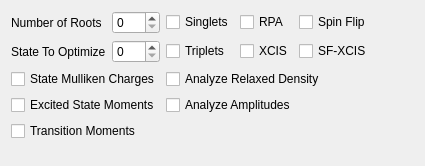
              <widget class="QWidget" name="pageCIS">
               <property name="geometry">
                <rect>
                 <x>0</x>
                 <y>0</y>
                 <width>425</width>
                 <height>166</height>
                </rect>
               </property>
               <attribute name="label">
                <string>CIS/TD-DFT</string>
               </attribute>
               <layout class="QVBoxLayout" name="verticalLayout_11">
                <item>
                 <layout class="QGridLayout" name="_3">
                  <item row="0" column="5">
                   <spacer>
                    <property name="orientation">
                     <enum>Qt::Horizontal</enum>
                    </property>
                    <property name="sizeHint" stdset="0">
                     <size>
                      <width>40</width>
                      <height>20</height>
                     </size>
                    </property>
                   </spacer>
                  </item>
                  <item row="0" column="0">
                   <widget class="QLabel" name="label_91">
                    <property name="text">
                     <string>Number of Roots</string>
                    </property>
                   </widget>
                  </item>
                  <item row="0" column="1">
                   <widget class="QSpinBox" name="cis_n_roots"/>
                  </item>
                  <item row="1" column="0">
                   <widget class="QLabel" name="label_cis_state_derivative">
                    <property name="text">
                     <string>State To Optimize</string>
                    </property>
                   </widget>
                  </item>
                  <item row="1" column="1">
                   <widget class="QSpinBox" name="cis_state_derivative"/>
                  </item>
                  <item row="0" column="2">
                   <widget class="QCheckBox" name="cis_singlets">
                    <property name="text">
                     <string>Singlets</string>
                    </property>
                   </widget>
                  </item>
                  <item row="1" column="2">
                   <widget class="QCheckBox" name="cis_triplets">
                    <property name="text">
                     <string>Triplets</string>
                    </property>
                   </widget>
                  </item>
                  <item row="2" column="0" colspan="2">
                   <widget class="QCheckBox" name="cis_mulliken">
                    <property name="text">
                     <string>State Mulliken Charges</string>
                    </property>
                   </widget>
                  </item>
                  <item row="2" column="2" colspan="4">
                   <widget class="QCheckBox" name="cis_relaxed_density">
                    <property name="text">
                     <string>Analyze Relaxed Density</string>
                    </property>
                   </widget>
                  </item>
                  <item row="3" column="0" colspan="2">
                   <widget class="QCheckBox" name="cis_moments">
                    <property name="text">
                     <string>Excited State Moments</string>
                    </property>
                   </widget>
                  </item>
                  <item row="3" column="2" colspan="4">
                   <widget class="QCheckBox" name="cis_ampl_anal">
                    <property name="text">
                     <string>Analyze Amplitudes</string>
                    </property>
                   </widget>
                  </item>
                  <item row="0" column="4">
                   <widget class="QCheckBox" name="spin_flip">
                    <property name="text">
                     <string>Spin Flip</string>
                    </property>
                   </widget>
                  </item>
                  <item row="0" column="3">
                   <widget class="QCheckBox" name="rpa">
                    <property name="text">
                     <string>RPA</string>
                    </property>
                   </widget>
                  </item>
                  <item row="1" column="3">
                   <widget class="QCheckBox" name="xcis">
                    <property name="text">
                     <string>XCIS</string>
                    </property>
                   </widget>
                  </item>
                  <item row="1" column="4">
                   <widget class="QCheckBox" name="spin_flip_xcis">
                    <property name="text">
                     <string>SF-XCIS</string>
                    </property>
                   </widget>
                  </item>
                  <item row="4" column="0" colspan="2">
                   <widget class="QCheckBox" name="sts_mom">
                    <property name="text">
                     <string>Transition Moments</string>
                    </property>
                   </widget>
                  </item>
                 </layout>
                </item>
                <item>
                 <spacer name="verticalSpacer_28">
                  <property name="orientation">
                   <enum>Qt::Vertical</enum>
                  </property>
                  <property name="sizeHint" stdset="0">
                   <size>
                    <width>20</width>
                    <height>18</height>
                   </size>
                  </property>
                 </spacer>
                </item>
               </layout>
              </widget>
